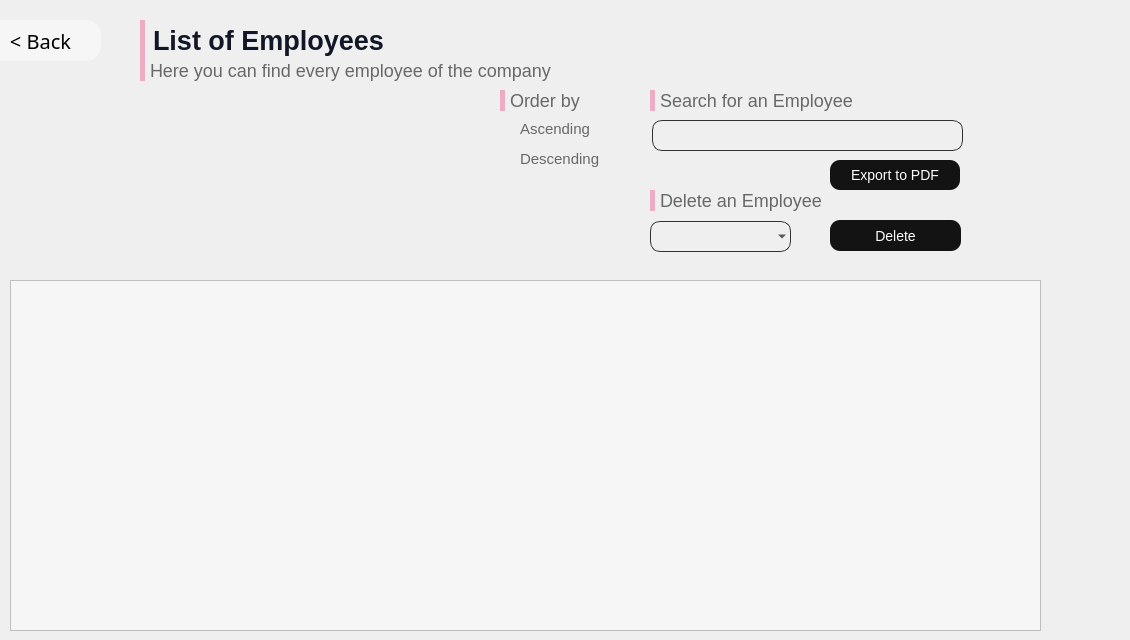
      <widget class="QWidget" name="page_5">
       <widget class="QTableView" name="tableView_em">
        <property name="geometry">
         <rect>
          <x>10</x>
          <y>280</y>
          <width>1031</width>
          <height>351</height>
         </rect>
        </property>
        <property name="styleSheet">
         <string notr="true">

QTableView {
background-color: rgb(246,246,246);    selection-background-color: #3498DB;
    selection-color: white;
    color: #34495E;

}

QHeaderView::section {
    background-color: rgb(237,172,195);;
    border: none;
    padding: 8px;
    font-weight: bold;
    color: #34495E;
}

QTableView::item:selected {
    background-color: #3498DB;
    color: white;
}

QTableView::item {
    padding: 8px;
}

QTableView::horizontalHeader {
    background-color: #EAEAEA;
    border: none;
    height: 40px;
}

QTableView::horizontalHeader::section {
    border: none;
    color: #34495E;
    font-weight: bold;
    text-align: left;
    padding: 8px;
    height: 40px;
}

QTableView::verticalHeader {
    background-color: #EAEAEA;
    border: none;
    width: 40px;
}

QTableView::verticalHeader::section {
    border: none;
    color: #34495E;
    font-weight: bold;
    text-align: center;
    padding: 8px;
    width: 40px;
}</string>
        </property>
       </widget>
       <widget class="QPushButton" name="back1_btn_2">
        <property name="geometry">
         <rect>
          <x>-20</x>
          <y>20</y>
          <width>121</width>
          <height>41</height>
         </rect>
        </property>
        <property name="font">
         <font>
          <family>Poppins</family>
          <pointsize>15</pointsize>
          <weight>34</weight>
          <italic>false</italic>
          <bold>false</bold>
         </font>
        </property>
        <property name="cursor">
         <cursorShape>PointingHandCursor</cursorShape>
        </property>
        <property name="styleSheet">
         <string notr="true">QPushButton{
background-color:rgb(246, 246, 246);
border:0;
color:black;
	font: 75 15pt &quot;Poppins&quot;;
font-weight:275;
border-radius:15px;
}</string>
        </property>
        <property name="text">
         <string>&lt; Back</string>
        </property>
       </widget>
       <widget class="QLabel" name="label_37">
        <property name="geometry">
         <rect>
          <x>140</x>
          <y>20</y>
          <width>371</width>
          <height>41</height>
         </rect>
        </property>
        <property name="styleSheet">
         <string notr="true">font-family: 'Poppins';
font-style: normal;
background:rgba(0,0,0,0);
font-weight: 600;
font-size: 27px;
color: rgb(18,23,40);
border-left: 5px solid rgb(237,172,195);
padding-left: 1px;

</string>
        </property>
        <property name="text">
         <string>List of Employees</string>
        </property>
       </widget>
       <widget class="QLabel" name="label_36">
        <property name="geometry">
         <rect>
          <x>140</x>
          <y>60</y>
          <width>471</width>
          <height>21</height>
         </rect>
        </property>
        <property name="styleSheet">
         <string notr="true">font-family: 'Poppins';
font-style: normal;
background:rgba(0,0,0,0);
font-weight: 275;
font-size: 18px;
color: rgb(104,104,104);
border-left: 5px solid rgb(237,172,195);
padding-left: 1px;

</string>
        </property>
        <property name="text">
         <string>Here you can find every employee of the company</string>
        </property>
       </widget>
       <widget class="QPushButton" name="pdf_employee">
        <property name="geometry">
         <rect>
          <x>830</x>
          <y>160</y>
          <width>130</width>
          <height>30</height>
         </rect>
        </property>
        <property name="cursor">
         <cursorShape>PointingHandCursor</cursorShape>
        </property>
        <property name="styleSheet">
         <string notr="true">QPushButton{
border-radius: 10px; 
font-family: 'Poppins';
font-style: normal;
font-weight: 400;
font-size: 14px;
background:rgb(19,19,19);
color:white;
}
QPushButton:hover{
background:rgb(129, 129, 129);
}

</string>
        </property>
        <property name="text">
         <string>Export to PDF</string>
        </property>
       </widget>
       <widget class="QLineEdit" name="lineEdit_rechercheem">
        <property name="geometry">
         <rect>
          <x>652</x>
          <y>120</y>
          <width>311</width>
          <height>31</height>
         </rect>
        </property>
        <property name="styleSheet">
         <string notr="true">background-color: rgb(246,246,246); border-radius: 10px; 
background:rgba(0,0,0,0);
border: 1px solid rgb(50,50,50);
padding-left:5px;</string>
        </property>
       </widget>
       <widget class="QLabel" name="label_52">
        <property name="geometry">
         <rect>
          <x>650</x>
          <y>90</y>
          <width>471</width>
          <height>21</height>
         </rect>
        </property>
        <property name="styleSheet">
         <string notr="true">font-family: 'Poppins';
font-style: normal;
background:rgba(0,0,0,0);
font-weight: 275;
font-size: 18px;
color: rgb(104,104,104);
border-left: 5px solid rgb(237,172,195);
padding-left: 1px;

</string>
        </property>
        <property name="text">
         <string>Search for an Employee</string>
        </property>
       </widget>
       <widget class="QRadioButton" name="radioButton">
        <property name="geometry">
         <rect>
          <x>500</x>
          <y>120</y>
          <width>101</width>
          <height>18</height>
         </rect>
        </property>
        <property name="styleSheet">
         <string notr="true">font-family: 'Poppins';
font-style: normal;
background:rgba(0,0,0,0);
font-weight: 275;
font-size: 15px;
color: rgb(104,104,104);</string>
        </property>
        <property name="text">
         <string>Ascending</string>
        </property>
       </widget>
       <widget class="QRadioButton" name="radioButton_2">
        <property name="geometry">
         <rect>
          <x>500</x>
          <y>150</y>
          <width>111</width>
          <height>18</height>
         </rect>
        </property>
        <property name="styleSheet">
         <string notr="true">font-family: 'Poppins';
font-style: normal;
background:rgba(0,0,0,0);
font-weight: 275;
font-size: 15px;
color: rgb(104,104,104);</string>
        </property>
        <property name="text">
         <string>Descending</string>
        </property>
       </widget>
       <widget class="QPushButton" name="pushButton_19">
        <property name="geometry">
         <rect>
          <x>830</x>
          <y>220</y>
          <width>131</width>
          <height>31</height>
         </rect>
        </property>
        <property name="cursor">
         <cursorShape>PointingHandCursor</cursorShape>
        </property>
        <property name="styleSheet">
         <string notr="true">QPushButton{
border-radius: 10px; 
font-family: 'Poppins';
font-style: normal;
font-weight: 400;
font-size: 14px;
background:rgb(19,19,19);
color:white;
}
QPushButton:hover{
background:rgb(129, 129, 129);
}

</string>
        </property>
        <property name="text">
         <string>Delete</string>
        </property>
       </widget>
       <widget class="QComboBox" name="comboBox">
        <property name="geometry">
         <rect>
          <x>650</x>
          <y>221</y>
          <width>141</width>
          <height>31</height>
         </rect>
        </property>
        <property name="styleSheet">
         <string notr="true">background-color: white; border-radius: 10px; 
background:rgba(0,0,0,0);
border: 1px solid rgb(50,50,50);
padding-left:5px;</string>
        </property>
       </widget>
       <widget class="QLabel" name="label_86">
        <property name="geometry">
         <rect>
          <x>650</x>
          <y>190</y>
          <width>471</width>
          <height>21</height>
         </rect>
        </property>
        <property name="styleSheet">
         <string notr="true">font-family: 'Poppins';
font-style: normal;
background:rgba(0,0,0,0);
font-weight: 275;
font-size: 18px;
color: rgb(104,104,104);
border-left: 5px solid rgb(237,172,195);
padding-left: 1px;

</string>
        </property>
        <property name="text">
         <string>Delete an Employee</string>
        </property>
       </widget>
       <widget class="QLabel" name="label_87">
        <property name="geometry">
         <rect>
          <x>500</x>
          <y>90</y>
          <width>101</width>
          <height>21</height>
         </rect>
        </property>
        <property name="styleSheet">
         <string notr="true">font-family: 'Poppins';
font-style: normal;
background:rgba(0,0,0,0);
font-weight: 275;
font-size: 18px;
color: rgb(104,104,104);
border-left: 5px solid rgb(237,172,195);
padding-left: 1px;

</string>
        </property>
        <property name="text">
         <string>Order by</string>
        </property>
       </widget>
      </widget>
